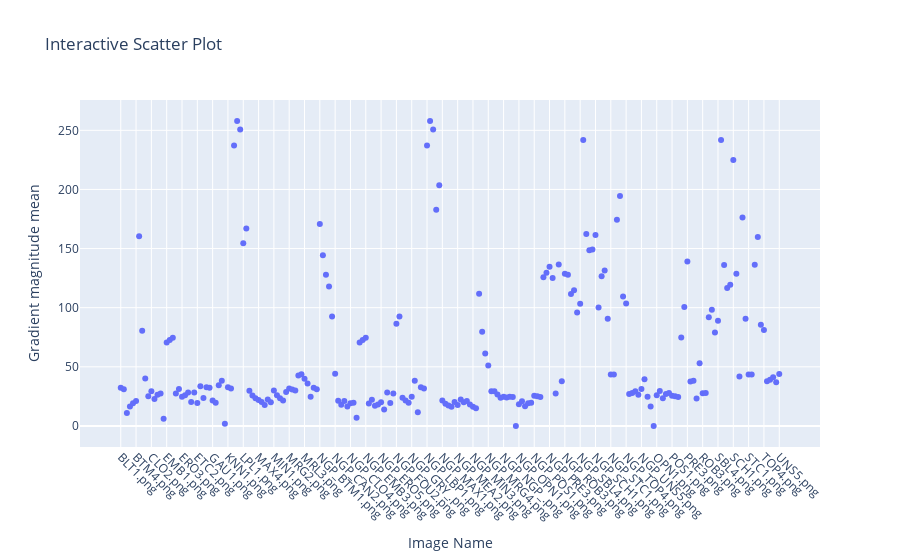

The notebook cell this image was saved under:
### Code cell
data.clear()
### boundary strength
## sharp images have high laplacian
print("Gradient magnitude mean:")
for name, img in images:
    sobelx = cv2.Sobel(img, cv2.CV_64F, 1, 0, ksize=3)
    sobely = cv2.Sobel(img, cv2.CV_64F, 0, 1, ksize=3)
    gradient_magnitude = np.sqrt(sobelx**2 + sobely**2)
    edge_strength = np.mean(gradient_magnitude)
    print(f"Image {name}: {str(edge_strength)}")
    data.append([name, edge_strength])
    
data = sorted(data, key=lambda x: x[0])
for datum in data:
    print(datum)
plot_scatter(data, "Gradient magnitude mean")

### Figure 1 — Plotly figure (JSON) as saved in the notebook; plotly's stock layout.template omitted (floating-point values rounded to 4 significant figures; data arrays with more than 128 entries replaced by an {"elided": "..."} marker saying what was removed)
{"data": [{"hovertemplate": "Image Name=%{x}<br>Gradient magnitude mean=%{y}<extra></extra>", "legendgroup": "", "marker": {"color": "#636efa", "symbol": "circle"}, "mode": "markers", "name": "", "orientation": "v", "showlegend": false, "type": "scatter", "x": {"elided": "216 str values"}, "xaxis": "x", "y": {"elided": "216 float values"}, "yaxis": "y"}], "layout": {"legend": {"tracegroupgap": 0}, "title": {"text": "Interactive Scatter Plot"}, "xaxis": {"anchor": "y", "domain": [0, 1], "tickangle": 45, "title": {"text": "Image Name"}}, "yaxis": {"anchor": "x", "domain": [0, 1], "title": {"text": "Gradient magnitude mean"}}}}
